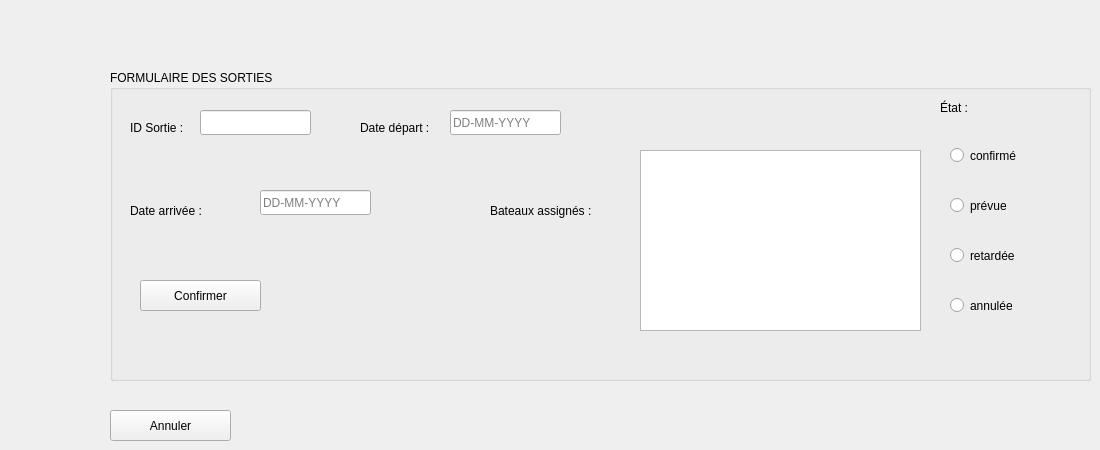
      <widget class="QWidget" name="sortie_formPage">
       <widget class="QGroupBox" name="groupBox_10">
        <property name="geometry">
         <rect>
          <x>110</x>
          <y>70</y>
          <width>981</width>
          <height>311</height>
         </rect>
        </property>
        <property name="title">
         <string>FORMULAIRE DES SORTIES</string>
        </property>
        <widget class="QLabel" name="label_35">
         <property name="geometry">
          <rect>
           <x>20</x>
           <y>50</y>
           <width>61</width>
           <height>16</height>
          </rect>
         </property>
         <property name="text">
          <string>ID Sortie :</string>
         </property>
        </widget>
        <widget class="QLineEdit" name="sortie_lineEditId">
         <property name="geometry">
          <rect>
           <x>90</x>
           <y>40</y>
           <width>111</width>
           <height>25</height>
          </rect>
         </property>
        </widget>
        <widget class="QLabel" name="label_36">
         <property name="geometry">
          <rect>
           <x>20</x>
           <y>130</y>
           <width>141</width>
           <height>21</height>
          </rect>
         </property>
         <property name="text">
          <string>Date arrivée :</string>
         </property>
        </widget>
        <widget class="QLineEdit" name="sortie_lineEditArrivee">
         <property name="geometry">
          <rect>
           <x>150</x>
           <y>120</y>
           <width>111</width>
           <height>25</height>
          </rect>
         </property>
         <property name="placeholderText">
          <string>DD-MM-YYYY</string>
         </property>
        </widget>
        <widget class="QLabel" name="label_37">
         <property name="geometry">
          <rect>
           <x>250</x>
           <y>50</y>
           <width>101</width>
           <height>16</height>
          </rect>
         </property>
         <property name="text">
          <string>Date départ :</string>
         </property>
        </widget>
        <widget class="QLineEdit" name="sortie_lineEditDepart">
         <property name="geometry">
          <rect>
           <x>340</x>
           <y>40</y>
           <width>111</width>
           <height>25</height>
          </rect>
         </property>
         <property name="placeholderText">
          <string>DD-MM-YYYY</string>
         </property>
        </widget>
        <widget class="QLabel" name="labelCarteGrise_2">
         <property name="geometry">
          <rect>
           <x>380</x>
           <y>130</y>
           <width>141</width>
           <height>21</height>
          </rect>
         </property>
         <property name="text">
          <string>Bateaux assignés :</string>
         </property>
        </widget>
        <widget class="QLabel" name="label_38">
         <property name="geometry">
          <rect>
           <x>830</x>
           <y>30</y>
           <width>101</width>
           <height>16</height>
          </rect>
         </property>
         <property name="text">
          <string>État :</string>
         </property>
        </widget>
        <widget class="QRadioButton" name="sortie_radioConfirme">
         <property name="geometry">
          <rect>
           <x>840</x>
           <y>70</y>
           <width>91</width>
           <height>31</height>
          </rect>
         </property>
         <property name="text">
          <string>confirmé</string>
         </property>
        </widget>
        <widget class="QRadioButton" name="sortie_radioPrevue">
         <property name="geometry">
          <rect>
           <x>840</x>
           <y>120</y>
           <width>91</width>
           <height>31</height>
          </rect>
         </property>
         <property name="text">
          <string>prévue</string>
         </property>
        </widget>
        <widget class="QRadioButton" name="sortie_radioRetardee">
         <property name="geometry">
          <rect>
           <x>840</x>
           <y>170</y>
           <width>101</width>
           <height>31</height>
          </rect>
         </property>
         <property name="text">
          <string>retardée</string>
         </property>
        </widget>
        <widget class="QRadioButton" name="sortie_radioAnnulee">
         <property name="geometry">
          <rect>
           <x>840</x>
           <y>220</y>
           <width>101</width>
           <height>31</height>
          </rect>
         </property>
         <property name="text">
          <string>annulée</string>
         </property>
        </widget>
        <widget class="QPushButton" name="sortie_btnConfirmer">
         <property name="geometry">
          <rect>
           <x>30</x>
           <y>210</y>
           <width>121</width>
           <height>31</height>
          </rect>
         </property>
         <property name="text">
          <string>Confirmer</string>
         </property>
        </widget>
        <widget class="QListWidget" name="sortie_listWidgetBateaux">
         <property name="geometry">
          <rect>
           <x>530</x>
           <y>80</y>
           <width>281</width>
           <height>181</height>
          </rect>
         </property>
        </widget>
       </widget>
       <widget class="QPushButton" name="sortie_btnAnnuler">
        <property name="geometry">
         <rect>
          <x>110</x>
          <y>410</y>
          <width>121</width>
          <height>31</height>
         </rect>
        </property>
        <property name="text">
         <string>Annuler</string>
        </property>
       </widget>
      </widget>
